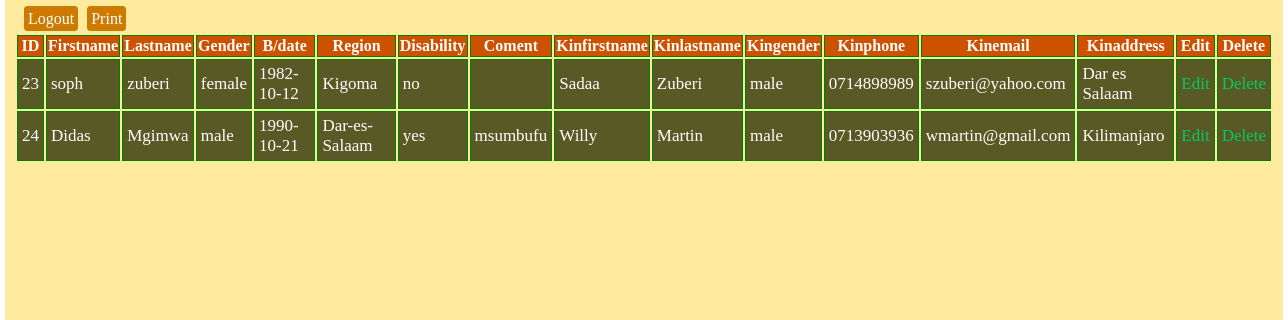
Screenshot of /admin.php (signed in) with the database file from the repository.
### tables this page shows
CREATE TABLE IF NOT EXISTS `studentdetail` (
`id` int(11) NOT NULL,
  `student_id` varchar(11) NOT NULL,
  `firstname` varchar(100) NOT NULL,
  `lastname` varchar(100) NOT NULL,
  `gender` varchar(20) NOT NULL,
  `date1` varchar(20) NOT NULL,
  `region` varchar(100) NOT NULL,
  `disability` varchar(20) NOT NULL,
  `coment` text NOT NULL,
  `kinfirstname` varchar(100) NOT NULL,
  `kinlastname` varchar(100) NOT NULL,
  `kingender` varchar(20) NOT NULL,
  `kinphone` varchar(20) NOT NULL,
  `kinemail` varchar(50) NOT NULL,
  `kinaddress` varchar(50) NOT NULL
);

### admin.php (the view, shortened to what this page needs)
<?php include('connection.php'); ?>
<html>
<head>
	<link rel="stylesheet" type="text/css" href="css/admin.css">
</head>
<body>
<table>
	<tr>
		<th>ID</th>
		<th>Firstname</th>
		<th>Lastname</th>
		<th>Gender</th>
		<th>B/date</th>
		<th>Region</th>
		<th>Disability</th>
		<th>Coment</th>
		<th>Kinfirstname</th>
		<th>Kinlastname</th>
		<th>Kingender</th>
		<th>Kinphone</th>
		<th>Kinemail</th>
		<th>Kinaddress</th>
		<th>Edit</th>
		<th>Delete</th>
	</tr>
	<?php
	$sql= "SELECT * FROM studentdetail";
	$result= mysqli_query($link,$sql) or die("Could not conect". mysqli_error($link));
	if (mysqli_num_rows($result)>0) {
		while ($rows=mysqli_fetch_assoc($result)) {
			 echo '<tr>
				<td>'.$rows['id'].'</td>
				<td>'.$rows['firstname'].'</td>
				<td>'.$rows['lastname'].'</td>
				<td>'.$rows['gender'].'</td>
				<td>'.$rows['date1'].'</td>
				<td>'.$rows['region'].'</td>
				<td>'.$rows['disability'].'</td>
				<td>'.$rows['coment'].'</td>
				<td>'.$rows['kinfirstname'].'</td>
				<td>'.$rows['kinlastname'].'</td>
				<td>'.$rows['kingender'].'</td>
				<td>'.$rows['kinphone'].'</td>
				<td>'.$rows['kinemail'].'</td>
				<td>'.$rows['kinaddress'].'</td>
				<td><a href="edit.php?edit='.$rows['id'].'" class="delt">Edit</a></td>
				<td><a href="delete.php?delete='.$rows['id'].'" class="delt">Delete</a></td>
				</tr>
			';
		}
	}
?>
<a href="logout.php" class="lgout">Logout</a>
<a href='javascript:window.print()' class="lgout">Print</a>
</table>
</body>
</html>

### css/admin.css (style rules this page uses)
html { background-color: white; }
body { margin: 0 auto; width: 1258px; height: 900px; background-color: rgb(255, 234, 157); padding: 10px; }
table { margin-top: 5px; }
tr, th ,td { border: 1px solid green; margin-left: 5px; color: rgb(254, 55, 58); }
table tr td { padding: 4px; background-color: rgb(88, 89, 37); color: white; font-size: 17px; }
table tr th { background: rgb(204, 82, 0); color: white }
.lgout { background-color: rgb(204, 123, 0); color: white; text-decoration: none; width: 200px; border: 1px solid rgb(204, 123, 0); border-radius: 4px; padding: 3px; margin-left: 9px; }
.delt { color: rgb(0, 204, 95); text-decoration: none; }

### rows the page displays
studentdetail: id "23", firstname "soph", lastname "zuberi", gender "female", date1 "1982-10-12", region "Kigoma", disability "no", kinfirstname "Sadaa", kinlastname "Zuberi", kingender "male", kinphone "0714898989", kinemail "szuberi@yahoo.com", kinaddress "Dar es Salaam"
studentdetail: id "24", firstname "Didas", lastname "Mgimwa", gender "male", date1 "1990-10-21", region "Dar-es-Salaam", disability "yes", coment "msumbufu", kinfirstname "Willy", kinlastname "Martin", kingender "male", kinphone "0713903936", kinemail "wmartin@gmail.com", kinaddress "Kilimanjaro"
